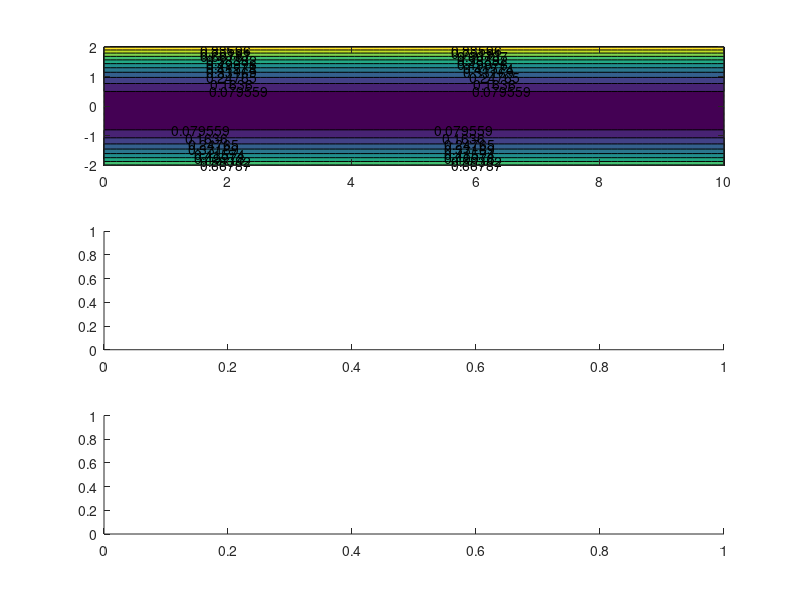

Write MATLAB code to recreate this figure. (Note: this script raises an error after producing the figure.)
%

b0 = 2;
bn = 0.04;
bg = 0.4;
n0 = -0.15;

AL = @(l,m,n) 0.5*bg*(n-n0).^2 - 0.5*bg*n0^2;
AM = @(l,m,n) 0.5*b0*n.^2 - bn*l;
AN = @(l,m,n) 0;
A = @(l,m,n) sqrt(AL(l,m,n).^2 + AM(l,m,n).^2 + AN(l,m,n).^2);



l = linspace(0,10,100);
n = linspace(-2,2,100);
[L,N] = meshgrid(l,n);
M = 0*L;

nrows = 3;
ncols = 1;
npanels = nrows*ncols;
for ip = 1:npanels;
  h(ip) = subplot(nrows,ncols,ip);
end
isub = 1;  

hca = h(isub); isub = isub + 1;
[c,h_] = contourf(hca,L,N,AL(L,M,N));
clabel(c,h_)
hca.XLabel.String = 'L';
hca.YLabel.String = 'N';
hca.Title.String = 'A_L';

hca = h(isub); isub = isub + 1;
[c,h_] = contourf(hca,L,N,AM(L,M,N));
clabel(c,h_)
hca.XLabel.String = 'L';
hca.YLabel.String = 'N';
hca.Title.String = 'A_M';

hca = h(isub); isub = isub + 1;
%pcolor(hca,L,N,AM(L,M,N)); shading(hca,'flat')
contourf(hca,L,N,AM(L,M,N));
hca.XLabel.String = 'L';
hca.YLabel.String = 'N';
hca.Title.String = '(A_L^2+A_M^2)^{1/2}';

%% 3D sphere quadrant
N=100;
[oX,oY,oZ] = sphere(N);
X = oX;
Y = oY;
Z = oZ;

h = surf(X,Y,Z,Z*0+1);
shading flat
h.FaceAlpha = 0.5;
axis square
hca = gca;
hca.XLim = [0 1];
hca.YLim = [0 1];
hca.ZLim = [0 1];
